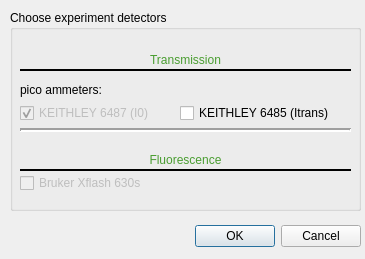
<?xml version="1.0" encoding="UTF-8"?>
<ui version="4.0">
 <class>Dialog</class>
 <widget class="QDialog" name="Dialog">
  <property name="geometry">
   <rect>
    <x>0</x>
    <y>0</y>
    <width>365</width>
    <height>259</height>
   </rect>
  </property>
  <property name="windowTitle">
   <string>Experiment detectors</string>
  </property>
  <widget class="QDialogButtonBox" name="buttonBox">
   <property name="geometry">
    <rect>
     <x>190</x>
     <y>220</y>
     <width>171</width>
     <height>32</height>
    </rect>
   </property>
   <property name="orientation">
    <enum>Qt::Horizontal</enum>
   </property>
   <property name="standardButtons">
    <set>QDialogButtonBox::Cancel|QDialogButtonBox::Ok</set>
   </property>
  </widget>
  <widget class="QGroupBox" name="groupBox">
   <property name="geometry">
    <rect>
     <x>10</x>
     <y>10</y>
     <width>351</width>
     <height>201</height>
    </rect>
   </property>
   <property name="font">
    <font>
     <weight>50</weight>
     <bold>false</bold>
    </font>
   </property>
   <property name="title">
    <string>Choose experiment detectors </string>
   </property>
   <widget class="QCheckBox" name="FICUS">
    <property name="enabled">
     <bool>false</bool>
    </property>
    <property name="geometry">
     <rect>
      <x>10</x>
      <y>160</y>
      <width>151</width>
      <height>26</height>
     </rect>
    </property>
    <property name="text">
     <string>Bruker Xflash 630s</string>
    </property>
    <property name="checked">
     <bool>false</bool>
    </property>
   </widget>
   <widget class="Line" name="line">
    <property name="geometry">
     <rect>
      <x>10</x>
      <y>150</y>
      <width>331</width>
      <height>20</height>
     </rect>
    </property>
    <property name="font">
     <font>
      <pointsize>12</pointsize>
      <weight>50</weight>
      <bold>false</bold>
      <kerning>true</kerning>
     </font>
    </property>
    <property name="frameShadow">
     <enum>QFrame::Plain</enum>
    </property>
    <property name="lineWidth">
     <number>2</number>
    </property>
    <property name="orientation">
     <enum>Qt::Horizontal</enum>
    </property>
   </widget>
   <widget class="QLabel" name="label_3">
    <property name="geometry">
     <rect>
      <x>0</x>
      <y>40</y>
      <width>351</width>
      <height>20</height>
     </rect>
    </property>
    <property name="text">
     <string>&lt;html&gt;&lt;head/&gt;&lt;body&gt;&lt;p&gt;&lt;span style=&quot; color:#499d30;&quot;&gt;Transmission&lt;/span&gt;&lt;/p&gt;&lt;/body&gt;&lt;/html&gt;</string>
    </property>
    <property name="alignment">
     <set>Qt::AlignCenter</set>
    </property>
   </widget>
   <widget class="QLabel" name="label_4">
    <property name="geometry">
     <rect>
      <x>0</x>
      <y>140</y>
      <width>351</width>
      <height>20</height>
     </rect>
    </property>
    <property name="text">
     <string>&lt;html&gt;&lt;head/&gt;&lt;body&gt;&lt;p&gt;&lt;span style=&quot; color:#499d30;&quot;&gt;Fluorescence&lt;/span&gt;&lt;/p&gt;&lt;/body&gt;&lt;/html&gt;</string>
    </property>
    <property name="alignment">
     <set>Qt::AlignCenter</set>
    </property>
   </widget>
   <widget class="Line" name="line_2">
    <property name="geometry">
     <rect>
      <x>10</x>
      <y>50</y>
      <width>331</width>
      <height>20</height>
     </rect>
    </property>
    <property name="font">
     <font>
      <pointsize>12</pointsize>
      <weight>50</weight>
      <bold>false</bold>
      <kerning>true</kerning>
     </font>
    </property>
    <property name="frameShadow">
     <enum>QFrame::Plain</enum>
    </property>
    <property name="lineWidth">
     <number>2</number>
    </property>
    <property name="orientation">
     <enum>Qt::Horizontal</enum>
    </property>
   </widget>
   <widget class="QLabel" name="label_5">
    <property name="geometry">
     <rect>
      <x>10</x>
      <y>70</y>
      <width>161</width>
      <height>20</height>
     </rect>
    </property>
    <property name="text">
     <string>pico ammeters:</string>
    </property>
   </widget>
   <widget class="QCheckBox" name="KEITHLEY_I0">
    <property name="enabled">
     <bool>false</bool>
    </property>
    <property name="geometry">
     <rect>
      <x>10</x>
      <y>90</y>
      <width>151</width>
      <height>26</height>
     </rect>
    </property>
    <property name="text">
     <string>KEITHLEY 6487 (I0)</string>
    </property>
    <property name="checked">
     <bool>true</bool>
    </property>
   </widget>
   <widget class="QCheckBox" name="KEITHLEY_Itrans">
    <property name="enabled">
     <bool>true</bool>
    </property>
    <property name="geometry">
     <rect>
      <x>170</x>
      <y>90</y>
      <width>181</width>
      <height>26</height>
     </rect>
    </property>
    <property name="text">
     <string>KEITHLEY 6485 (Itrans)</string>
    </property>
    <property name="checked">
     <bool>false</bool>
    </property>
   </widget>
   <widget class="Line" name="line_3">
    <property name="enabled">
     <bool>true</bool>
    </property>
    <property name="geometry">
     <rect>
      <x>10</x>
      <y>110</y>
      <width>331</width>
      <height>20</height>
     </rect>
    </property>
    <property name="font">
     <font>
      <pointsize>12</pointsize>
      <weight>50</weight>
      <bold>false</bold>
      <kerning>true</kerning>
     </font>
    </property>
    <property name="frameShadow">
     <enum>QFrame::Sunken</enum>
    </property>
    <property name="lineWidth">
     <number>2</number>
    </property>
    <property name="orientation">
     <enum>Qt::Horizontal</enum>
    </property>
   </widget>
  </widget>
 </widget>
 <tabstops>
  <tabstop>KEITHLEY_I0</tabstop>
  <tabstop>KEITHLEY_Itrans</tabstop>
  <tabstop>FICUS</tabstop>
 </tabstops>
 <resources/>
 <connections>
  <connection>
   <sender>buttonBox</sender>
   <signal>accepted()</signal>
   <receiver>Dialog</receiver>
   <slot>accept()</slot>
   <hints>
    <hint type="sourcelabel">
     <x>248</x>
     <y>254</y>
    </hint>
    <hint type="destinationlabel">
     <x>157</x>
     <y>274</y>
    </hint>
   </hints>
  </connection>
  <connection>
   <sender>buttonBox</sender>
   <signal>rejected()</signal>
   <receiver>Dialog</receiver>
   <slot>reject()</slot>
   <hints>
    <hint type="sourcelabel">
     <x>316</x>
     <y>260</y>
    </hint>
    <hint type="destinationlabel">
     <x>286</x>
     <y>274</y>
    </hint>
   </hints>
  </connection>
 </connections>
</ui>
